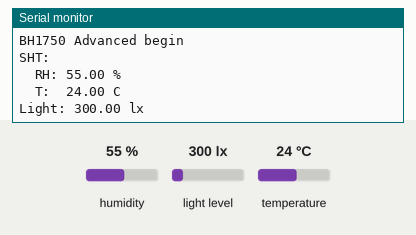
Simulated run of this program. Board: ESP32. Parts: the last lines printed to the serial monitor. The test bench sets the inputs (shaded band); at power-on: humidity 55 %, light level 300 lx, temperature 24 °C.

Above: at 2.2 s.
2.3 s: humidity set to 22 %
At 3.6 s:
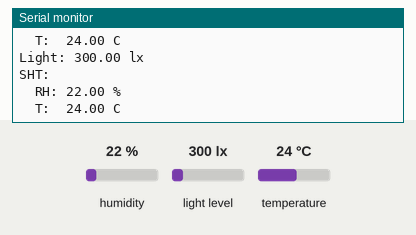
3.8 s: light level set to 40 lx
At 4.9 s:
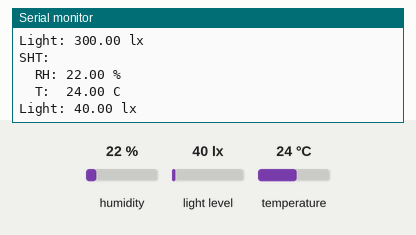
5.3 s: temperature set to 12 °C
At 7.9 s:
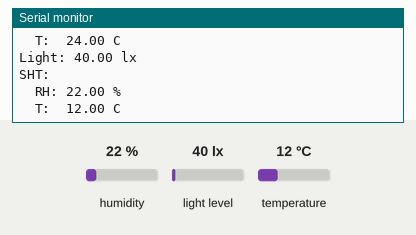

The program:

main.cpp
```cpp
#include <Arduino.h>
#include "SHTSensor.h"

#include <BH1750.h>

#include "Wire.h"
//´´½¨¶ÔÏó
SHTSensor sht(SHTSensor::SHT3X);
BH1750 lightMeter(0x23);
void setup()
{
  Wire.begin(22,21);
  Serial.begin(9600);
  delay(1000); // let serial console settle

  if (sht.init()) {
      Serial.print("sht.init(): success\n");
  } else {
      Serial.print("sht.init(): failed\n");
  }
  sht.setAccuracy(SHTSensor::SHT_ACCURACY_MEDIUM); // only supported by SHT3x

  if (lightMeter.begin(BH1750::CONTINUOUS_HIGH_RES_MODE)) {
    Serial.println(F("BH1750 Advanced begin"));
  } else {
    Serial.println(F("Error initialising BH1750"));
  }
}

void loop() {
  //ÎÂÊª¶È
  if (sht.readSample())
  {
      Serial.print("SHT:\n");
      Serial.printf("  RH: %.2f %%\n",sht.getHumidity());
      Serial.printf("  T:  %.2f C\n",sht.getTemperature());
  }
  else {
      Serial.print("Error in readSample()\n");
  }

  delay(1000);
  //¹âÃô
  if (lightMeter.measurementReady())
  {
    Serial.printf("Light: %.2f lx\n",lightMeter.readLightLevel());
  }
  delay(1000);
}
```

Measured:
- after the input at 2.3 s, the serial monitor: prints a new line after 0.74 s (image 1)
- after the input at 3.8 s, the serial monitor: prints a new line after 0.25 s (image 2)
- after the input at 5.3 s, the serial monitor: prints a new line after 1.8 s (image 3)
